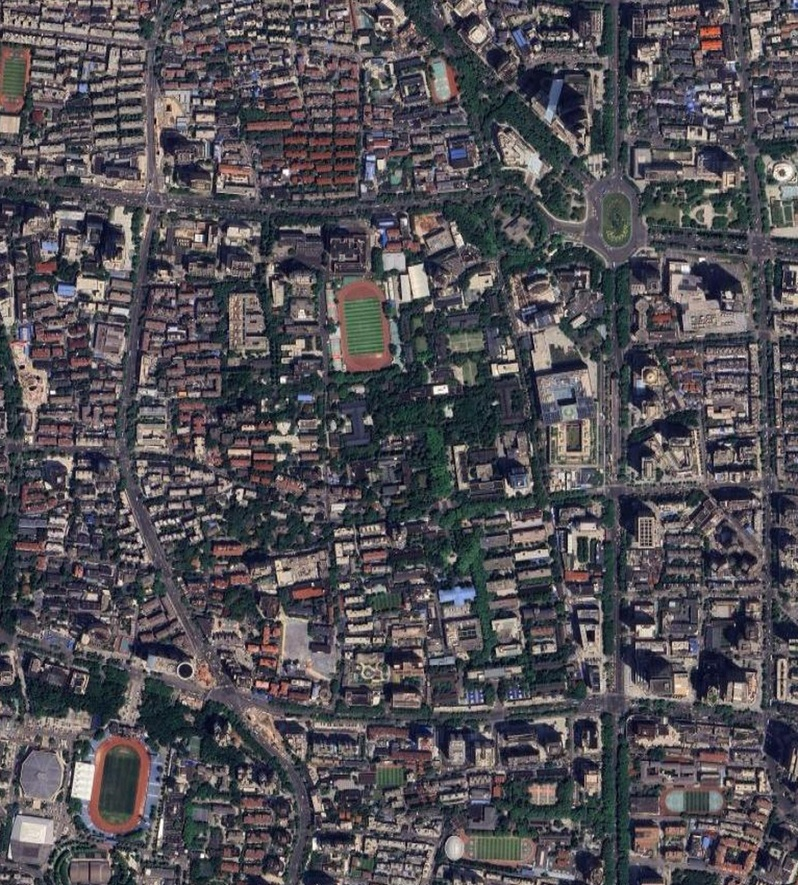
#> input picture data/frame_images/gulou_google_sat_w1400_z16.jpg, 798 x 885 px, shrunk from 1400 x 1553 before the run
$ python -i _measure_gcj_direction.py   (imports and definitions only)
#> lines starting #> are read from the running program, lines starting #| are printed output that depends on the picture
#> further down, picture is the input picture: PIL image 798x885 RGB; mean R, G, B 82.7, 79.7, 85
# -*- coding: utf-8 -*-
"""判断 GCJ-02 平移方向——最终判据：轮廓掩膜 vs 影像边缘图 的相关系数。

判据演进（记下来，免得下次再走弯路）
------------------------------------
1. 「影像边缘点到最近轮廓的平均距离」→ 失败：轮廓太密（298 栋楼），
   任何像素附近都有轮廓线，三个方向都是 ~52 px，最优只领先 1.01×（噪声）。
2. 「轮廓处边缘强度的中位数」→ 失败：过半采样点落在屋顶内部等平坦处，
   中位数 = 0，三方向无区分度。
3. ✅ **皮尔逊相关系数**：把"轮廓掩膜"和"影像边缘图"当两幅空间信号，
   方向对时两者在**同一批像素**上同时为高 ⇒ 相关系数最大。
   这个判据对"轮廓密"不敏感（它比的是空间重合模式，不是绝对距离），
   也有明确物理含义。

用法：python tools/_measure_gcj_direction.py
"""
from __future__ import annotations

import sys
from pathlib import Path

HERE = Path(__file__).resolve().parent.parent
sys.path.insert(0, str(HERE))

from PIL import Image, ImageFilter  # noqa: E402

CHECK = HERE / "data" / "tile_check"


# [6 lines left out: function red_mask_np, not called in this run]


def edge_np(img: Image.Image):
    import numpy as np

    # 先轻微模糊，避免单像素噪声主导相关
    g = img.convert("L").filter(ImageFilter.GaussianBlur(1.0))
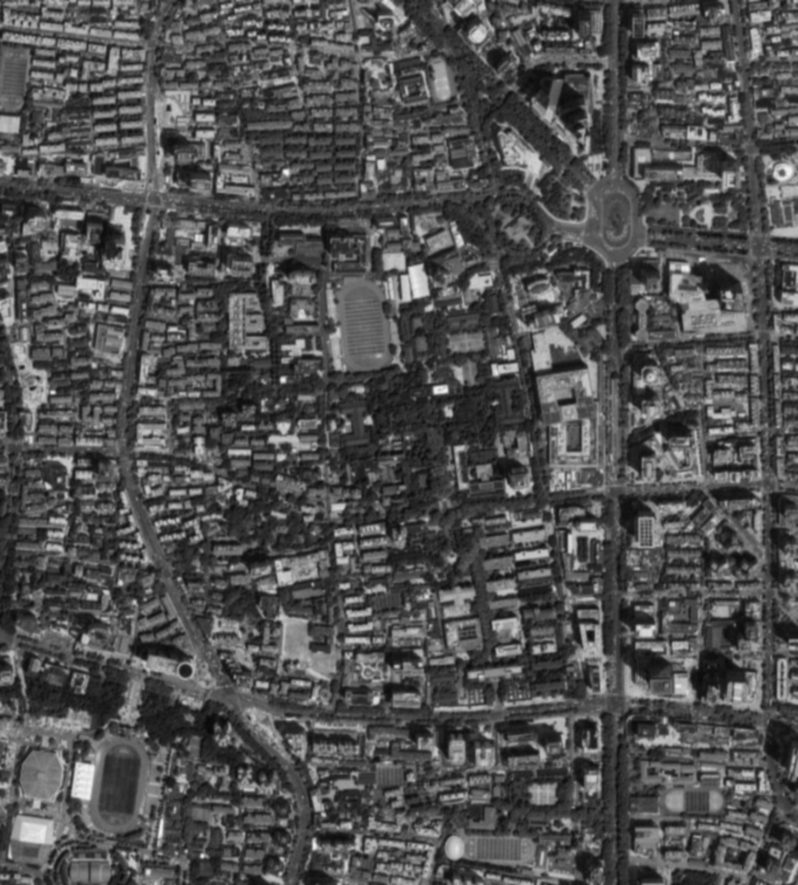
#> g: PIL image 798x885 L; min 9, max 241, mean 80.7
    return np.asarray(g.filter(ImageFilter.FIND_EDGES)).astype(float)
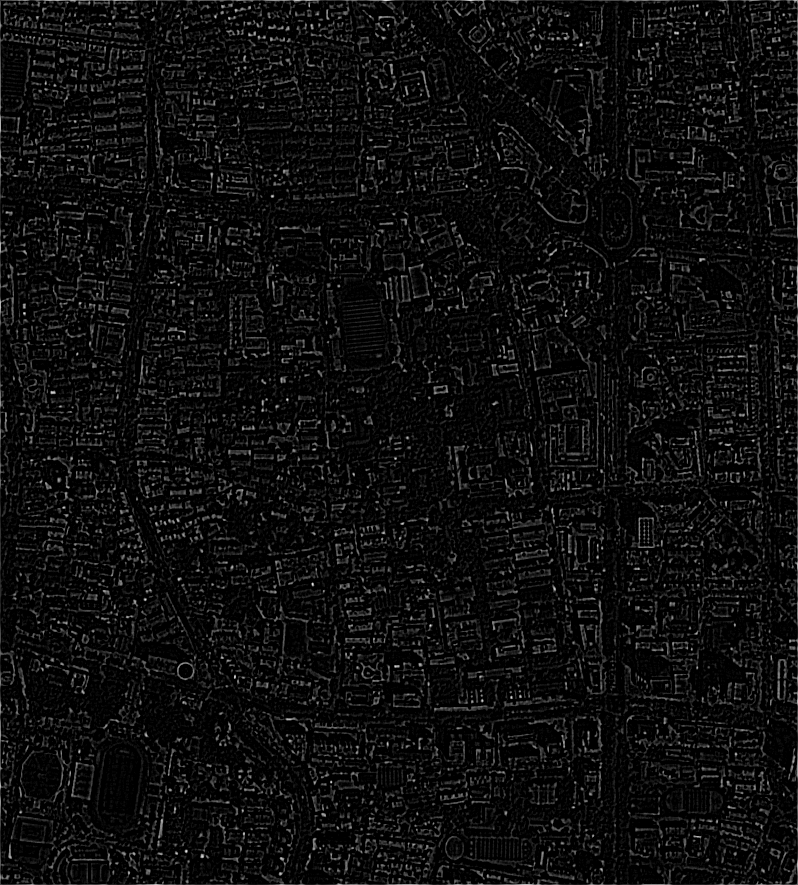
#> returned value: shape (885, 798) float64; min 0, max 231, mean 14


# [46 lines left out: functions score, main, not called in this run]


# [2 lines not run here, left out]

>>> from PIL import Image
>>> picture = Image.open('../../data/frame_images/gulou_google_sat_w1400_z16.jpg')
>>> result = edge_np(picture)
